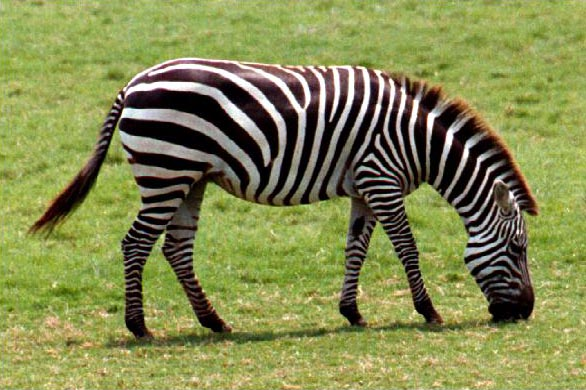
#> input picture zebra.png, 586 x 390 px
$ jupyter execute CROP_REGION_OF_IMAGE.ipynb
#> lines starting #> are read from the running program, lines starting #| are printed output that depends on the picture
[cell 1]
#UPLOAD IMAGE
from google.colab import files
uploaded = files.upload()
#> the answer given: zebra.png

[cell 2]
import numpy as np
import cv2
import matplotlib.pyplot as plt
img1 = cv2.imread('zebra.png')
#> img1 is the input picture: shape (390, 586, 3); mean B, G, R 80.4, 138.3, 132.4
img=cv2.cvtColor(img1, cv2.COLOR_BGR2RGB)

zebra = img[200:300, 107:194] #THIS IS THE ROI = REGION OF IMAGE
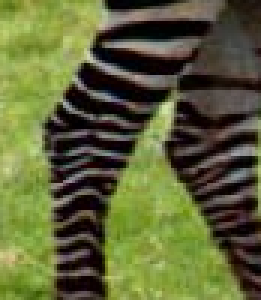
#> zebra: shape (100, 87, 3) (shown 3 times larger); mean R, G, B 94.3, 99.2, 56.4
img[0:100, 0:87] = zebra  #100 = 300 - 100 AND 87 = 194 - 107 NEW REGION OF IMAGE
cv2.rectangle(img,(116,270),(160,220),(200,0,0),2) # X-AXIS in B/W 116 and 160, Y-Axis in B/W 270 and 220 BELOW RECTANGLE
cv2.rectangle(img,(1,1),(90,98),(0,255,255),2) # X-AXIS in B/W 1 and 90, Y-Axis in B/W 1 and 98 ABOVE RECTANGLE
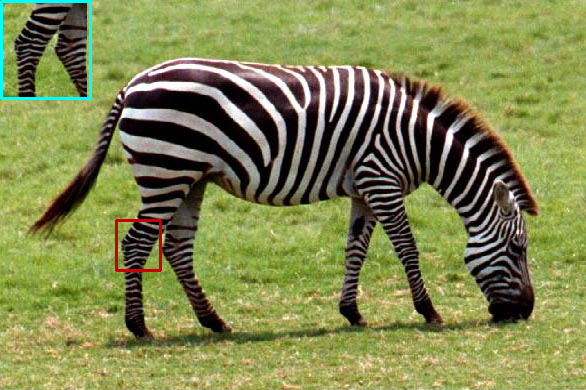
#> img: shape (390, 586, 3); mean R, G, B 129.5, 135.6, 79.8
fig = plt.figure(figsize = (14,14), dpi = 100)
ax = plt.subplot("121")
ax.imshow(img)
plt.grid(0)
plt.show()


ax = plt.subplot("122")
ax.imshow(zebra)
plt.grid(0)
plt.show()
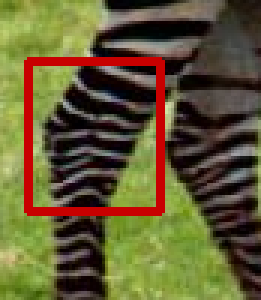
#> shown: shape (100, 87, 3) (shown 3 times larger); mean R, G, B 99.8, 91, 52.2

[cell 3]
print(img.shape)
#| (390, 586, 3)
